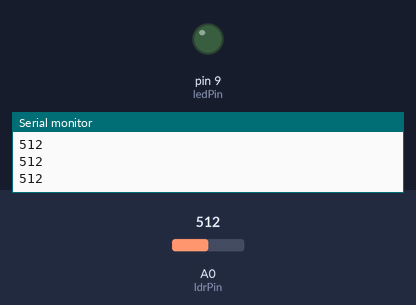
Simulated run of this sketch. Board: Arduino Uno, built with avr-gcc and run on an emulated ATmega328P. Shown: output pins drawn as LEDs (lit = HIGH), the last lines printed to the serial monitor. The test bench sets the inputs (shaded band); at power-on: A0 (ldrPin) = 512.

Above: at 1.2 s.
1.3 s: A0 (ldrPin) set to 481
At 2.1 s:
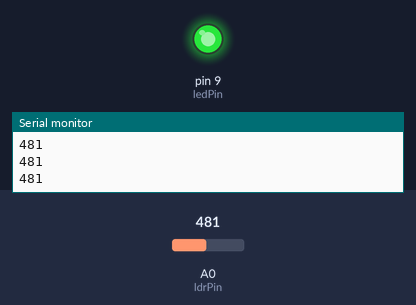
2.8 s: A0 (ldrPin) set to 510
At 3.4 s:
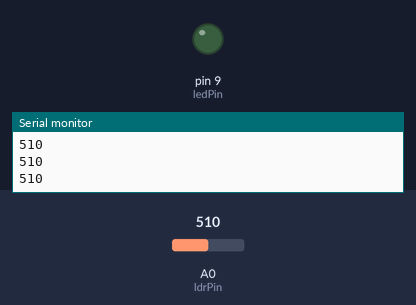
4.3 s: A0 (ldrPin) set to 490
At 4.7 s:
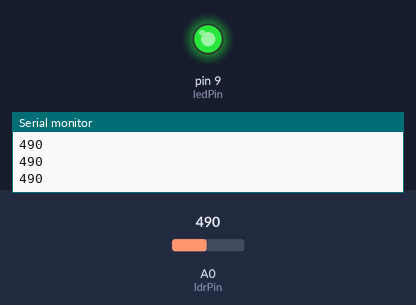
Timing chart, 0 to 7.3 s (numbered marks = the images above; inputs shaded):
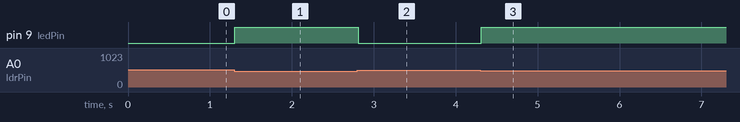

Measured:
- the behaviour switches between 500 and 499 on A0 (ldrPin) (found by bisection; images 0 and 1)
- after the input at 1.3 s, pin 9 (ledPin): LOW → HIGH at once
- after the input at 2.8 s, pin 9 (ledPin): HIGH → LOW at once
- after the input at 4.3 s, pin 9 (ledPin): LOW → HIGH at once

The sketch:

sketch.ino
```cpp
const int ldrPin = A0; // Analog pin connected to the LDR
const int ledPin = 9; // Digital pin connected to the LED

void setup() {
  pinMode(ledPin, OUTPUT);
  Serial.begin(9600);
}

void loop() {
  int ldrValue = analogRead(ldrPin); // Read the value from the LDR
  Serial.println(ldrValue); // Print the LDR value to the Serial Monitor

  // Adjust the threshold value according to your needs
  if (ldrValue < 500) {
    digitalWrite(ledPin, HIGH); // Turn on the LED
  } else {
    digitalWrite(ledPin, LOW); // Turn off the LED
  }
  delay(100); // Short delay to avoid rapid changes
}
```
